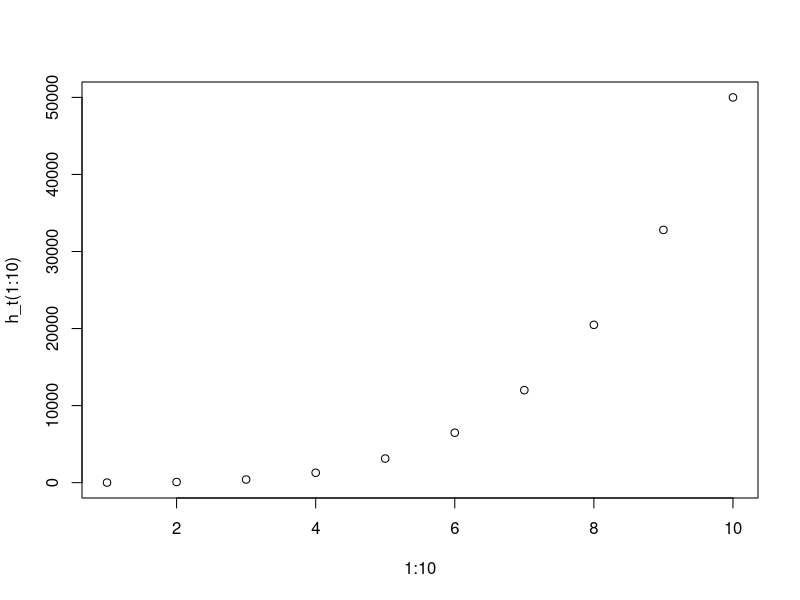

This figure's R source:
shape <- 5
scale <- 1
t0 <- 1.999

results <- data.frame(
  t = c(1.001, 1.05, 1.10, 1.15, 1.20, 1.25, 2, 10)
)

# Compute exact probabilities of death at times t
# Conditional on survival to time t0
results$probability <- results |>
  with((pweibull(t, shape) - pweibull(t0, shape)) / (1 - pweibull(t0, shape)))

# hazard at time t
h_t <- function(t) {
  scale^(-shape) * shape * t^(shape - 1)
}

plot(1:10, h_t(1:10))

hazard  <- h_t(2)

results$approximation <- hazard * (results$t - t0)

results

# I understand what h(t)dt stands for
# I thought it would be a more accurate
# descriptor of conditional survival for some
# length of time the smaller dt was.
# It's actually a more accurate descriptor of
# conditional surival for *dt* the smaller *dt* is
#
# Now to figure out what (F(t) - F(t0))/S(t0) is
